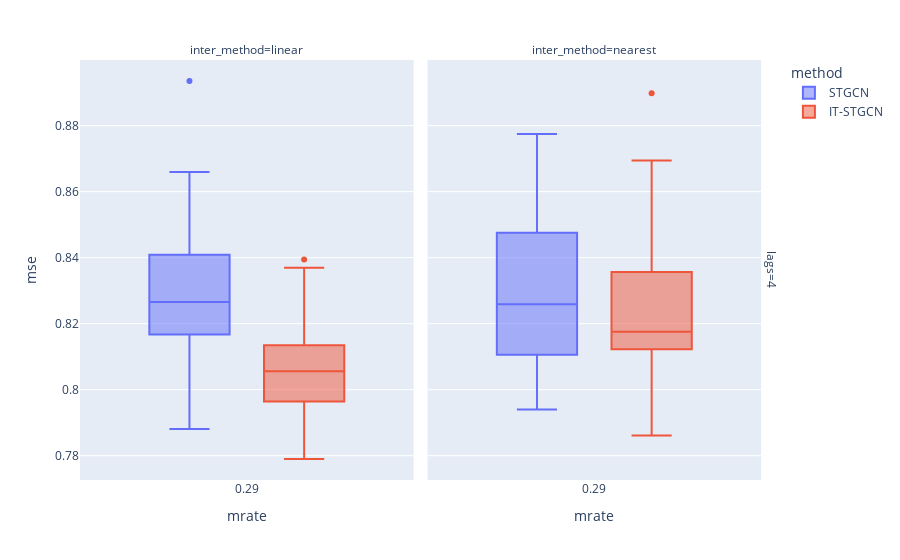

The code cell stored with this chart in its notebook:
### Markdown cell above
## Block

### Code cell
data.query("method!='GNAR' and mtype =='block'").plot.box(backend='plotly',x='mrate',color='method',y='mse',facet_col='inter_method',facet_row='lags',height=800)

### Figure 1 — Plotly figure (JSON) as saved in the notebook; plotly's stock layout.template omitted (floating-point values rounded to 4 significant figures)
{"data": [{"alignmentgroup": "True", "hovertemplate": "method=STGCN<br>lags=4<br>inter_method=linear<br>mrate=%{x}<br>mse=%{y}<extra></extra>", "legendgroup": "STGCN", "marker": {"color": "#636efa"}, "name": "STGCN", "notched": false, "offsetgroup": "STGCN", "orientation": "v", "showlegend": true, "type": "box", "x": [0.2878, 0.2878, 0.2878, 0.2878, 0.2878, 0.2878, 0.2878, 0.2878, 0.2878, 0.2878, 0.2878, 0.2878, 0.2878, 0.2878, 0.2878, 0.2878, 0.2878, 0.2878, 0.2878, 0.2878, 0.2878, 0.2878, 0.2878, 0.2878, 0.2878, 0.2878, 0.2878, 0.2878, 0.2878, 0.2878], "x0": " ", "xaxis": "x", "y": [0.8239, 0.8503, 0.8253, 0.8288, 0.8021, 0.8019, 0.8935, 0.8223, 0.8409, 0.8189, 0.8121, 0.8346, 0.8278, 0.8218, 0.8215, 0.866, 0.8292, 0.8452, 0.8385, 0.8167, 0.8446, 0.8052, 0.8179, 0.8305, 0.8393, 0.8503, 0.7883, 0.8452, 0.8161, 0.7881], "y0": " ", "yaxis": "y"}, {"alignmentgroup": "True", "hovertemplate": "method=STGCN<br>lags=4<br>inter_method=nearest<br>mrate=%{x}<br>mse=%{y}<extra></extra>", "legendgroup": "STGCN", "marker": {"color": "#636efa"}, "name": "STGCN", "notched": false, "offsetgroup": "STGCN", "orientation": "v", "showlegend": false, "type": "box", "x": [0.2878, 0.2878, 0.2878, 0.2878, 0.2878, 0.2878, 0.2878, 0.2878, 0.2878, 0.2878, 0.2878, 0.2878, 0.2878, 0.2878, 0.2878, 0.2878, 0.2878, 0.2878, 0.2878, 0.2878, 0.2878, 0.2878, 0.2878, 0.2878, 0.2878, 0.2878, 0.2878, 0.2878, 0.2878, 0.2878], "x0": " ", "xaxis": "x2", "y": [0.7952, 0.8475, 0.8534, 0.8184, 0.821, 0.8293, 0.8331, 0.8205, 0.8014, 0.853, 0.8474, 0.8076, 0.8372, 0.8532, 0.8774, 0.817, 0.8444, 0.8106, 0.7986, 0.8158, 0.8514, 0.806, 0.8384, 0.849, 0.8551, 0.8223, 0.794, 0.7952, 0.8388, 0.8224], "y0": " ", "yaxis": "y2"}, {"alignmentgroup": "True", "hovertemplate": "method=IT-STGCN<br>lags=4<br>inter_method=linear<br>mrate=%{x}<br>mse=%{y}<extra></extra>", "legendgroup": "IT-STGCN", "marker": {"color": "#EF553B"}, "name": "IT-STGCN", "notched": false, "offsetgroup": "IT-STGCN", "orientation": "v", "showlegend": true, "type": "box", "x": [0.2878, 0.2878, 0.2878, 0.2878, 0.2878, 0.2878, 0.2878, 0.2878, 0.2878, 0.2878, 0.2878, 0.2878, 0.2878, 0.2878, 0.2878, 0.2878, 0.2878, 0.2878, 0.2878, 0.2878, 0.2878, 0.2878, 0.2878, 0.2878, 0.2878, 0.2878, 0.2878, 0.2878, 0.2878, 0.2878], "x0": " ", "xaxis": "x", "y": [0.8076, 0.785, 0.804, 0.7987, 0.8031, 0.8394, 0.779, 0.8369, 0.836, 0.806, 0.8103, 0.8108, 0.8044, 0.791, 0.8369, 0.7864, 0.8063, 0.7964, 0.8134, 0.7808, 0.7912, 0.8237, 0.7952, 0.8103, 0.8229, 0.8088, 0.8038, 0.8052, 0.819, 0.7985], "y0": " ", "yaxis": "y"}, {"alignmentgroup": "True", "hovertemplate": "method=IT-STGCN<br>lags=4<br>inter_method=nearest<br>mrate=%{x}<br>mse=%{y}<extra></extra>", "legendgroup": "IT-STGCN", "marker": {"color": "#EF553B"}, "name": "IT-STGCN", "notched": false, "offsetgroup": "IT-STGCN", "orientation": "v", "showlegend": false, "type": "box", "x": [0.2878, 0.2878, 0.2878, 0.2878, 0.2878, 0.2878, 0.2878, 0.2878, 0.2878, 0.2878, 0.2878, 0.2878, 0.2878, 0.2878, 0.2878, 0.2878, 0.2878, 0.2878, 0.2878, 0.2878, 0.2878, 0.2878, 0.2878, 0.2878, 0.2878, 0.2878, 0.2878, 0.2878, 0.2878, 0.2878], "x0": " ", "xaxis": "x2", "y": [0.8559, 0.816, 0.8191, 0.8219, 0.847, 0.8157, 0.7861, 0.8519, 0.8228, 0.8156, 0.7972, 0.8191, 0.8392, 0.8209, 0.8694, 0.8039, 0.8136, 0.8151, 0.8038, 0.813, 0.807, 0.8122, 0.851, 0.8046, 0.8275, 0.8898, 0.8145, 0.8357, 0.7934, 0.8299], "y0": " ", "yaxis": "y2"}], "layout": {"annotations": [{"font": {}, "showarrow": false, "text": "inter_method=linear", "x": 0.24, "xanchor": "center", "xref": "paper", "y": 1, "yanchor": "bottom", "yref": "paper"}, {"font": {}, "showarrow": false, "text": "inter_method=nearest", "x": 0.74, "xanchor": "center", "xref": "paper", "y": 1, "yanchor": "bottom", "yref": "paper"}, {"font": {}, "showarrow": false, "text": "lags=4", "textangle": 90, "x": 0.98, "xanchor": "left", "xref": "paper", "y": 0.5, "yanchor": "middle", "yref": "paper"}], "autosize": true, "boxmode": "group", "legend": {"title": {"text": "method"}, "tracegroupgap": 0}, "margin": {"t": 60}, "xaxis": {"anchor": "y", "autorange": true, "domain": [0, 0.48], "range": [-0.2184, 0.7939], "title": {"text": "mrate"}, "type": "linear"}, "xaxis2": {"anchor": "y2", "autorange": true, "domain": [0.5, 0.98], "matches": "x", "range": [-0.2184, 0.7939], "title": {"text": "mrate"}, "type": "linear"}, "yaxis": {"anchor": "x", "autorange": true, "domain": [0, 1], "range": [0.7726, 0.8999], "title": {"text": "mse"}, "type": "linear"}, "yaxis2": {"anchor": "x2", "autorange": true, "domain": [0, 1], "matches": "y", "range": [0.7726, 0.8999], "showticklabels": false, "type": "linear"}}}
